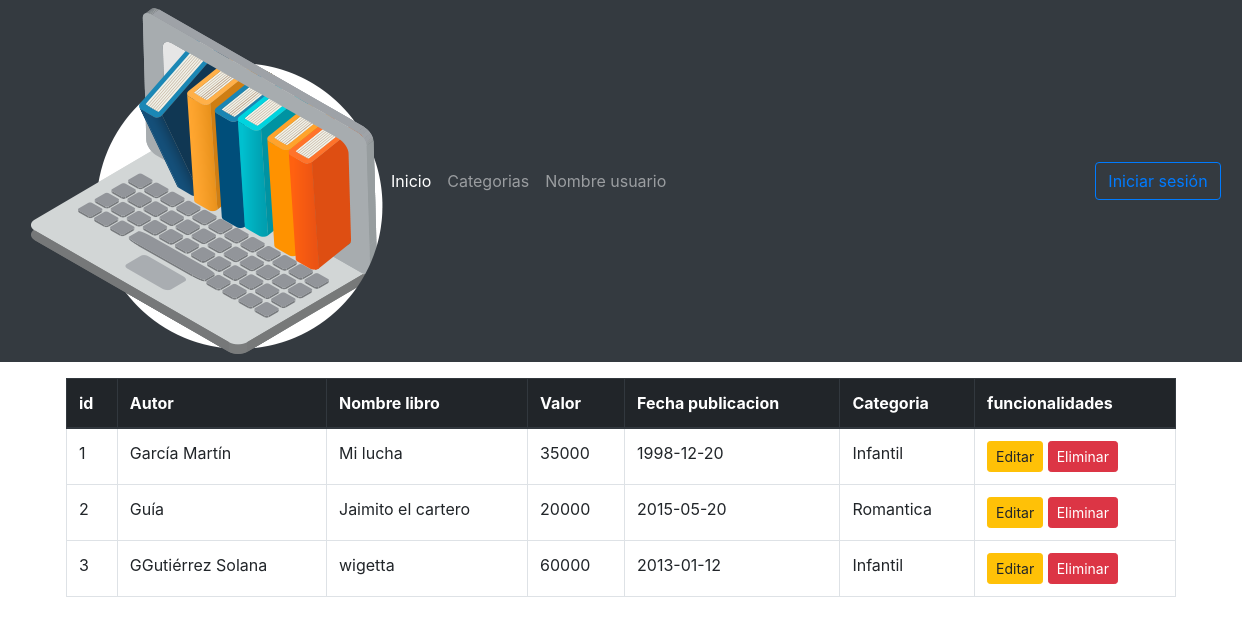
Page /libros/admin_listado_libros.php on the committed database.
### tables this page shows
CREATE TABLE tb_libros(
	id_libro INT AUTO_INCREMENT PRIMARY KEY,
    id_autor INT,
    nom_libro TEXT,
    descripcion TEXT,
    valor FLOAT,
    fec_publicacion DATE,
    id_categoria INT,
    fec_cre DATETIME DEFAULT NOW(),
    id_usuario_cre INT
);

CREATE TABLE tb_autores(
	id_autor INT AUTO_INCREMENT PRIMARY KEY,
    nom_autor VARCHAR(50),
    apell_autor VARCHAR(50),
    fec_cre DATETIME DEFAULT NOW()
);

CREATE TABLE tb_categorias(
	id_categoria INT AUTO_INCREMENT PRIMARY KEY,
    nom_categoria VARCHAR(50),
    fec_cre DATETIME DEFAULT NOW()
);

### includes/class/Libro.php (called while the page is built, shortened)
<?php
include_once('class_bd.php');
class Libro
{
    public $conn;
    function __construct()
    {
        $db = new Database();
        $this->conn = $db->conectar();
    }
    function getLibros(){
        $sql = "SELECT L.*, A.nom_autor, C.nom_categoria FROM tb_libros L
        INNER JOIN tb_autores A on L.id_autor = A.id_autor
        INNER JOIN tb_categorias C on L.id_categoria = C.id_categoria";
        return mysqli_query($this->conn, $sql);
    }
}

### includes/class/class_bd.php (called while the page is built, shortened)
<?php
class Database
{
    private $host;
    private $user;
    private $pass;
    private $db;
    public function __construct() {
        $this->host = 'localhost';
        $this->db = 'Libreria_BIT';
        $this->user = 'root';
    }
    function conectar(){
        $this->conn = mysqli_connect($this->host, $this->user, $this->pass, $this->db);
        return $this->conn;
    }
}

### libros/admin_listado_libros.php (the view, shortened to what this page needs)
<?php
include('../includes/class/libro.php');
$libro = new Libro();
$listadoLibros = $libro->getLibros();
?>
<!DOCTYPE html>
<html lang="en">
<head>
    <link rel="stylesheet" href="https://stackpath.bootstrapcdn.com/bootstrap/4.1.3/css/bootstrap.min.css">
</head>
<body>
    <section>
        <?php
        include '../navbar.php';
        ?>
    </section>
    <div class="container">
        <div class="row">
            <div class="col-md-12">
            <table class="table table-bordered table-hover mt-3">
                    <thead class="thead-dark">
                    <tr>
                        <th scope="col">id</th>
                        <th scope="col">Autor</th>
                        <th scope="col">Nombre libro</th>
                        <th scope="col">Valor</th>
                        <th scope="col">Fecha publicacion</th>
                        <th scope="col">Categoria</th>
                        <th scope="col" colspan="2">funcionalidades</th>
                    </tr>
                    </thead>
                    <tbody>
                        <?php
                            while($libro = mysqli_fetch_object($listadoLibros)){
                                echo "
                                <tr>
                                    <td>$libro->id_libro</td>
                                    <td>".utf8_decode($libro->nom_autor)."</td>
                                    <td>$libro->nom_libro</td>
                                    <td>$libro->valor</td>
                                    <td>$libro->fec_publicacion</td>
                                    <td>$libro->nom_categoria</td>
                                    <td>
                                        <a class='btn btn-warning btn-sm m-auto' href='formulario_edit_libro.php?id=$libro->id_libro'>Editar</a>
                                        <a class='btn btn-danger btn-sm m-auto' href='eliminar_libro.php?id=$libro->id_libro'>Eliminar</a>
                                    </td>
                                </tr>
                                ";
                            }
                        ?>
                    </tbody>
                </table>
            </div>
        </div>
    </div>
</body>
</html>

### rows in the picture
tb_libros: id_libro "1", id_autor.nom_autor "García Martín", nom_libro "Mi lucha", valor "35000", fec_publicacion "1998-12-20", id_categoria.nom_categoria "Infantil"
tb_libros: id_libro "2", id_autor.nom_autor "Guía", nom_libro "Jaimito el cartero", valor "20000", fec_publicacion "2015-05-20", id_categoria.nom_categoria "Romantica"
tb_libros: id_libro "3", id_autor.nom_autor "GGutiérrez Solana", nom_libro "wigetta", valor "60000", fec_publicacion "2013-01-12", id_categoria.nom_categoria "Infantil"
